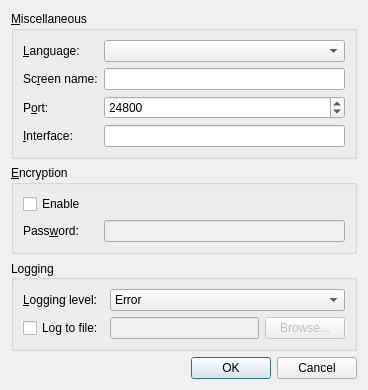
<?xml version="1.0" encoding="UTF-8"?>
<ui version="4.0">
 <class>SettingsDialogBase</class>
 <widget class="QDialog" name="SettingsDialogBase">
  <property name="geometry">
   <rect>
    <x>0</x>
    <y>0</y>
    <width>368</width>
    <height>354</height>
   </rect>
  </property>
  <property name="windowTitle">
   <string>Settings</string>
  </property>
  <layout class="QVBoxLayout" name="verticalLayout">
   <item>
    <widget class="QGroupBox" name="m_pGroupAdvanced">
     <property name="title">
      <string>&amp;Miscellaneous</string>
     </property>
     <layout class="QGridLayout" name="gridLayout_3">
      <item row="1" column="0">
       <widget class="QLabel" name="m_pLabel_19">
        <property name="minimumSize">
         <size>
          <width>75</width>
          <height>0</height>
         </size>
        </property>
        <property name="text">
         <string>Sc&amp;reen name:</string>
        </property>
        <property name="buddy">
         <cstring>m_pLineEditScreenName</cstring>
        </property>
       </widget>
      </item>
      <item row="1" column="1">
       <widget class="QLineEdit" name="m_pLineEditScreenName">
        <property name="enabled">
         <bool>true</bool>
        </property>
       </widget>
      </item>
      <item row="2" column="0">
       <widget class="QLabel" name="m_pLabel_20">
        <property name="text">
         <string>P&amp;ort:</string>
        </property>
        <property name="buddy">
         <cstring>m_pSpinBoxPort</cstring>
        </property>
       </widget>
      </item>
      <item row="2" column="1">
       <widget class="QSpinBox" name="m_pSpinBoxPort">
        <property name="enabled">
         <bool>true</bool>
        </property>
        <property name="sizePolicy">
         <sizepolicy hsizetype="MinimumExpanding" vsizetype="Fixed">
          <horstretch>0</horstretch>
          <verstretch>0</verstretch>
         </sizepolicy>
        </property>
        <property name="maximum">
         <number>65535</number>
        </property>
        <property name="value">
         <number>24800</number>
        </property>
       </widget>
      </item>
      <item row="3" column="0">
       <widget class="QLabel" name="m_pLabel_21">
        <property name="text">
         <string>&amp;Interface:</string>
        </property>
        <property name="buddy">
         <cstring>m_pLineEditInterface</cstring>
        </property>
       </widget>
      </item>
      <item row="3" column="1">
       <widget class="QLineEdit" name="m_pLineEditInterface">
        <property name="enabled">
         <bool>true</bool>
        </property>
       </widget>
      </item>
      <item row="0" column="0">
       <widget class="QLabel" name="m_pLabel_27">
        <property name="sizePolicy">
         <sizepolicy hsizetype="Preferred" vsizetype="Preferred">
          <horstretch>0</horstretch>
          <verstretch>0</verstretch>
         </sizepolicy>
        </property>
        <property name="minimumSize">
         <size>
          <width>75</width>
          <height>0</height>
         </size>
        </property>
        <property name="text">
         <string>&amp;Language:</string>
        </property>
        <property name="buddy">
         <cstring>m_pComboLanguage</cstring>
        </property>
       </widget>
      </item>
      <item row="0" column="1">
       <widget class="QComboBox" name="m_pComboLanguage"/>
      </item>
     </layout>
    </widget>
   </item>
   <item>
    <widget class="QGroupBox" name="m_pGroupCrypto">
     <property name="enabled">
      <bool>true</bool>
     </property>
     <property name="sizePolicy">
      <sizepolicy hsizetype="Preferred" vsizetype="Preferred">
       <horstretch>0</horstretch>
       <verstretch>0</verstretch>
      </sizepolicy>
     </property>
     <property name="title">
      <string>&amp;Encryption</string>
     </property>
     <layout class="QFormLayout" name="formLayout">
      <property name="fieldGrowthPolicy">
       <enum>QFormLayout::AllNonFixedFieldsGrow</enum>
      </property>
      <item row="1" column="0">
       <widget class="QLabel" name="m_pLabel_23">
        <property name="minimumSize">
         <size>
          <width>75</width>
          <height>0</height>
         </size>
        </property>
        <property name="text">
         <string>Pass&amp;word:</string>
        </property>
        <property name="buddy">
         <cstring>m_pLineEditCryptoPass</cstring>
        </property>
       </widget>
      </item>
      <item row="1" column="1">
       <widget class="QLineEdit" name="m_pLineEditCryptoPass">
        <property name="enabled">
         <bool>false</bool>
        </property>
        <property name="echoMode">
         <enum>QLineEdit::Password</enum>
        </property>
       </widget>
      </item>
      <item row="0" column="0">
       <widget class="QCheckBox" name="m_pCheckBoxEnableCrypto">
        <property name="text">
         <string>Enable</string>
        </property>
       </widget>
      </item>
     </layout>
    </widget>
   </item>
   <item>
    <widget class="QGroupBox" name="m_pGroupLog">
     <property name="sizePolicy">
      <sizepolicy hsizetype="Preferred" vsizetype="Preferred">
       <horstretch>0</horstretch>
       <verstretch>0</verstretch>
      </sizepolicy>
     </property>
     <property name="title">
      <string>Logging</string>
     </property>
     <property name="alignment">
      <set>Qt::AlignLeading|Qt::AlignLeft|Qt::AlignVCenter</set>
     </property>
     <property name="flat">
      <bool>false</bool>
     </property>
     <layout class="QGridLayout" name="gridLayout_2">
      <item row="0" column="0">
       <widget class="QLabel" name="m_pLabel_3">
        <property name="minimumSize">
         <size>
          <width>75</width>
          <height>0</height>
         </size>
        </property>
        <property name="text">
         <string>&amp;Logging level:</string>
        </property>
        <property name="buddy">
         <cstring>m_pComboLogLevel</cstring>
        </property>
       </widget>
      </item>
      <item row="0" column="1" colspan="2">
       <widget class="QComboBox" name="m_pComboLogLevel">
        <item>
         <property name="text">
          <string>Error</string>
         </property>
        </item>
        <item>
         <property name="text">
          <string>Warning</string>
         </property>
        </item>
        <item>
         <property name="text">
          <string>Note</string>
         </property>
        </item>
        <item>
         <property name="text">
          <string>Info</string>
         </property>
        </item>
        <item>
         <property name="text">
          <string>Debug</string>
         </property>
        </item>
        <item>
         <property name="text">
          <string>Debug1</string>
         </property>
        </item>
        <item>
         <property name="text">
          <string>Debug2</string>
         </property>
        </item>
       </widget>
      </item>
      <item row="1" column="0">
       <widget class="QCheckBox" name="m_pCheckBoxLogToFile">
        <property name="text">
         <string>Log to file:</string>
        </property>
       </widget>
      </item>
      <item row="1" column="1">
       <widget class="QLineEdit" name="m_pLineEditLogFilename">
        <property name="enabled">
         <bool>false</bool>
        </property>
       </widget>
      </item>
      <item row="1" column="2">
       <widget class="QPushButton" name="m_pButtonBrowseLog">
        <property name="enabled">
         <bool>false</bool>
        </property>
        <property name="text">
         <string>Browse...</string>
        </property>
       </widget>
      </item>
     </layout>
    </widget>
   </item>
   <item>
    <spacer name="verticalSpacer">
     <property name="orientation">
      <enum>Qt::Vertical</enum>
     </property>
     <property name="sizeHint" stdset="0">
      <size>
       <width>20</width>
       <height>40</height>
      </size>
     </property>
    </spacer>
   </item>
   <item>
    <widget class="QDialogButtonBox" name="buttonBox">
     <property name="orientation">
      <enum>Qt::Horizontal</enum>
     </property>
     <property name="standardButtons">
      <set>QDialogButtonBox::Cancel|QDialogButtonBox::Ok</set>
     </property>
    </widget>
   </item>
  </layout>
 </widget>
 <tabstops>
  <tabstop>m_pComboLanguage</tabstop>
  <tabstop>m_pLineEditScreenName</tabstop>
  <tabstop>m_pSpinBoxPort</tabstop>
  <tabstop>m_pLineEditInterface</tabstop>
  <tabstop>m_pLineEditCryptoPass</tabstop>
  <tabstop>m_pComboLogLevel</tabstop>
  <tabstop>m_pCheckBoxLogToFile</tabstop>
  <tabstop>m_pLineEditLogFilename</tabstop>
  <tabstop>m_pButtonBrowseLog</tabstop>
  <tabstop>buttonBox</tabstop>
 </tabstops>
 <resources/>
 <connections>
  <connection>
   <sender>buttonBox</sender>
   <signal>accepted()</signal>
   <receiver>SettingsDialogBase</receiver>
   <slot>accept()</slot>
   <hints>
    <hint type="sourcelabel">
     <x>266</x>
     <y>340</y>
    </hint>
    <hint type="destinationlabel">
     <x>157</x>
     <y>274</y>
    </hint>
   </hints>
  </connection>
  <connection>
   <sender>buttonBox</sender>
   <signal>rejected()</signal>
   <receiver>SettingsDialogBase</receiver>
   <slot>reject()</slot>
   <hints>
    <hint type="sourcelabel">
     <x>334</x>
     <y>340</y>
    </hint>
    <hint type="destinationlabel">
     <x>286</x>
     <y>274</y>
    </hint>
   </hints>
  </connection>
 </connections>
</ui>
